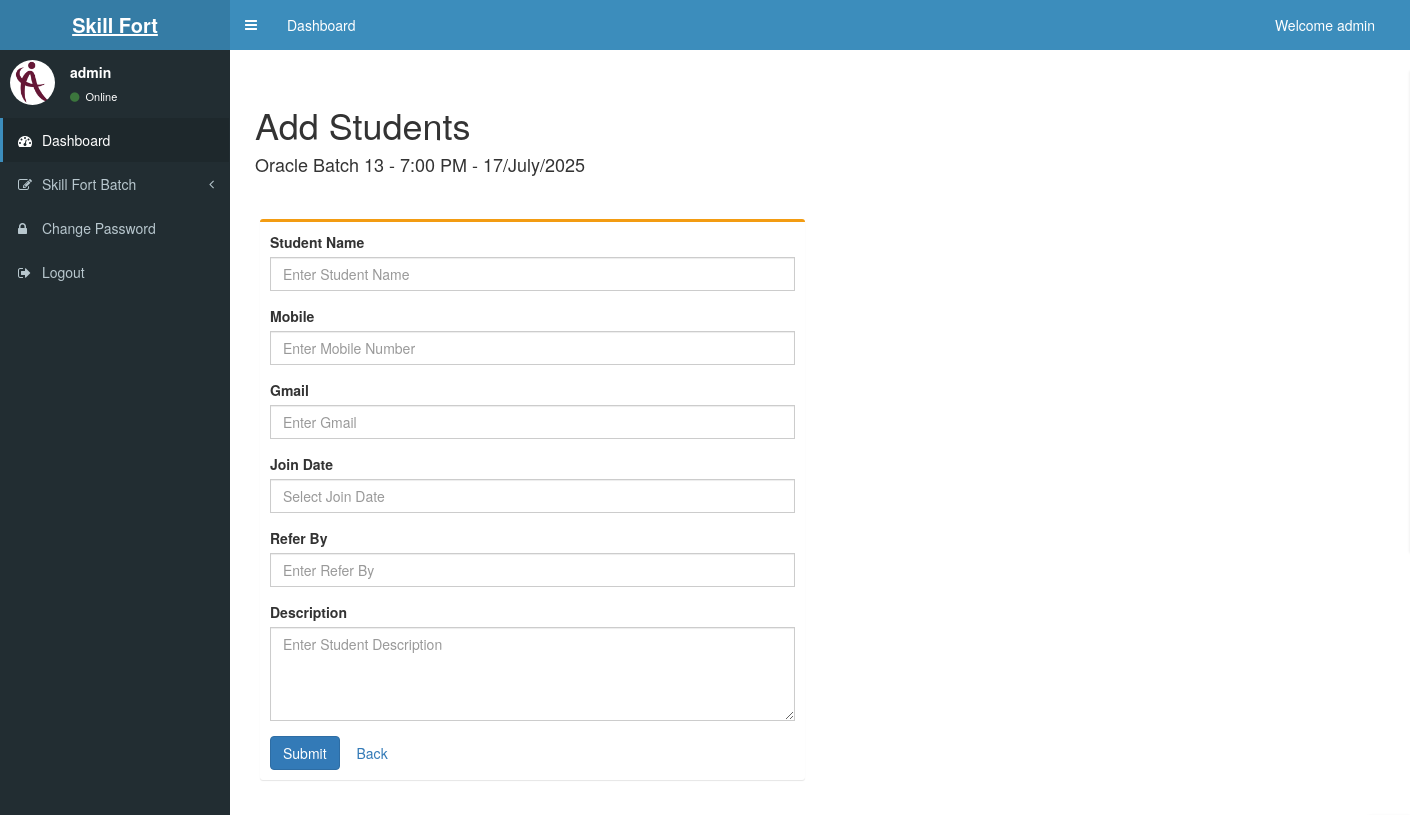
The page /addStudents.php?id=34 (signed in) on the database its author committed.
### tables this page shows
CREATE TABLE `products` (
  `id` int(11) NOT NULL,
  `course` varchar(50) NOT NULL,
  `batch_number` int(11) NOT NULL,
  `class_name` varchar(200) NOT NULL,
  `class_time` varchar(50) NOT NULL,
  `start_date` varchar(50) NOT NULL,
  `date_time` timestamp NOT NULL DEFAULT current_timestamp() ON UPDATE current_timestamp(),
  `end_date` varchar(50) NOT NULL,
  `whatsappLink` varchar(300) NOT NULL,
  `description` text NOT NULL
);

### addStudents.php (the view, shortened to what this page needs)
<?php include('header.php') ?>
<link rel="stylesheet" href="https://cdn.jsdelivr.net/npm/flatpickr/dist/flatpickr.min.css">
<?php $id = $_GET['id']; ?>
<?php
$result = mysqli_query($conn, "SELECT * FROM `products` WHERE id='$id'");
while ($row_result = mysqli_fetch_array($result)) {
    $class_name = $row_result['class_name'];
    $class_time = $row_result['class_time'];
    $start_date = $row_result['start_date'];
?>
    <div class="content-wrapper">
        <section class="content-header container mt-3">
            <div class="row">
                <div class="col-12" style="padding: 20px;">
                    <h1 class="display-4 text-md-left">Add Students</h1>
                    <h4 class="text-md-left">
                        <?php echo $class_name; ?> - <?php echo $class_time; ?> - <?php echo date("d/F/Y", strtotime($start_date));; ?>
                    </h4>
                </div>
            </div>
        </section>
        <section class="content">
            <div class="row">
                <div class="col-lg-6 col-md-8 col-sm-12" style="padding-left: 30px">
                    <div class="box box-warning">
                        <div class="box-body">
                            <form role="form" action="addStudent_save.php" method="POST" enctype="multipart/form-data">
                                <div class="form-group">
                                    <label for="studentName">Student Name</label>
                                    <input type="text" class="form-control" id="studentName" name="studentName" placeholder="Enter Student Name" required>
                                </div>
                                <div class="form-group">
                                    <label for="mobile">Mobile</label>
                                    <input type="text" class="form-control" id="mobile" name="mobile" placeholder="Enter Mobile Number" required>
                                </div>
                                <div class="form-group">
                                    <label for="gmail">Gmail</label>
                                    <input type="text" class="form-control" id="gmail" name="gmail" placeholder="Enter Gmail">
                                </div>
                                <div class="form-group">
                                    <label for="start_date">Join Date</label>
                                    <input type="text" class="form-control" id="join_date" name="join_date" placeholder="Select Join Date" required>
                                </div>
                                <div class="form-group">
                                    <label for="referBy">Refer By</label>
                                    <input type="text" class="form-control" id="referBy" name="referBy" placeholder="Enter Refer By" >
                                </div>
                                <div class="form-group">
                                    <label for="description">Description</label>
                                    <textarea class="form-control" id="description" name="description" rows="4" placeholder="Enter Student Description"></textarea>
                                </div>
                                <button type="submit" class="btn btn-primary">Submit</button>
                                <a href="studentDetails.php?id=<?php echo $id; ?>" class="btn btn-secondary">Back</a>
                            </form>
                        </div>
                    </div>
                </div>
            </div>
        </section>
    </div>
<?php
}
?>
<?php include('footer.php') ?>

### rows shown on the page
products: class_name "Oracle Batch 13", class_time "7:00 PM", start_date "17/July/2025"

### other values the page prints
$username "admin"
